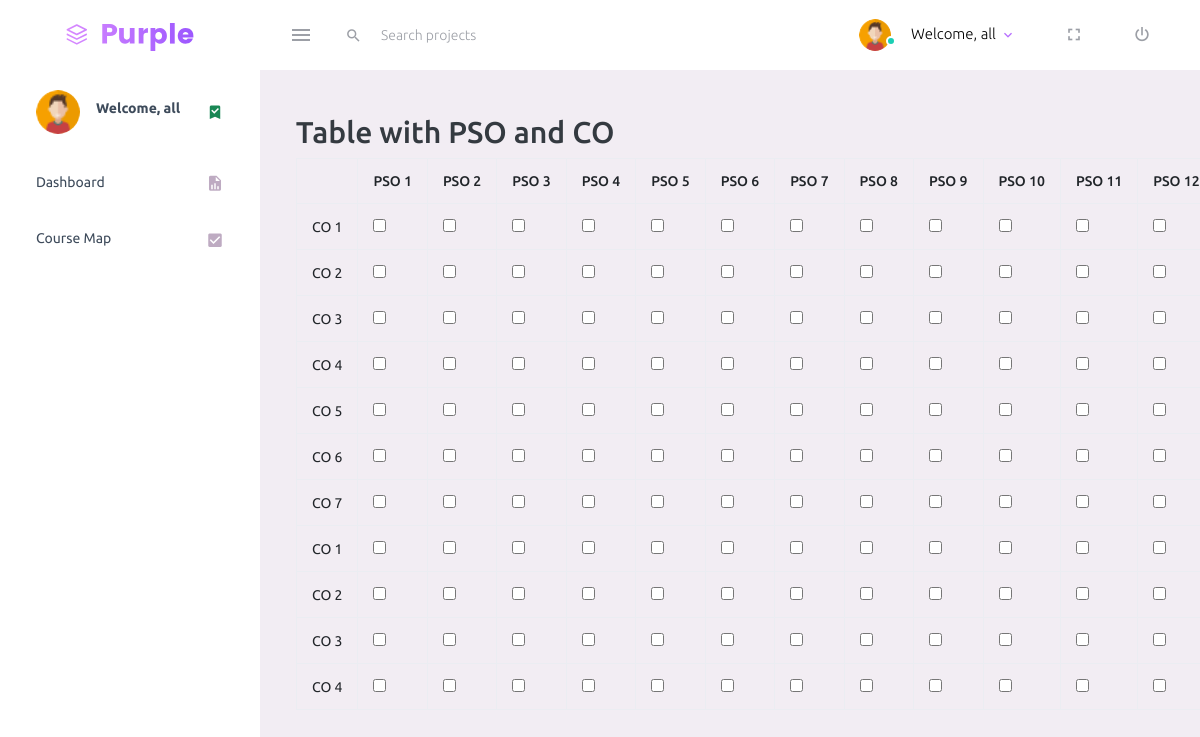
The page /result on the database its author committed.
### techapp/models.py (models this page shows, shortened)
class Programme_Specific_Outcome(models.Model):
    code = models.CharField(max_length=6)
    description = models.TextField(unique=True)
    department = models.ForeignKey(Department, on_delete=models.CASCADE)

class Course_Outcome(models.Model):
    code = models.CharField(max_length=5)
    description = models.TextField()
    course = models.ForeignKey(Course, on_delete=models.CASCADE)

### techapp/views.py (the view)
# urls.py: path('result', views.result, name='result'),
def result(request):
    pso = Programme_Specific_Outcome.objects.all()
    co = Course_Outcome.objects.all()
    context = {
        'program_specific_outcomes': pso,
        'course_outcomes': co,
    }
    return render(request, 'result.html', context)

### template/result.html (shortened to what this page needs)
{% load static %}
<!DOCTYPE html>
<html lang="en">
<head>
    <link rel="stylesheet" href="{% static 'assets/vendors/mdi/css/materialdesignicons.min.css' %}">
    <link rel="stylesheet" href="{% static 'assets/vendors/css/vendor.bundle.base.css' %}">
    <link rel="stylesheet" href="{% static 'assets/css/style.css' %}">
</head>
<body>
    {% include 'PurpleTemplate/partials/_navbar.html' %}
    <div class="container-fluid page-body-wrapper">
        {% include 'PurpleTemplate/partials/_sidebar.html' %}
        <div class="main-panel">
            <div class="content-wrapper">
                <div class="table-responsive-sm table-responsive-md">
                    <h2>Table with PSO and CO</h2>
                    <table class="table table-bordered">
                        <thead>
                            <tr>
                                <th></th>
                                {% for pso in program_specific_outcomes %}
                                <th> {{ pso.code }}</th>
                                {% endfor %}
                            </tr>
                        </thead>
                        <tbody>
                            {% for co in course_outcomes %}
                            <tr>
                                <td>{{ co.code }}</td>
                                {% for pso in program_specific_outcomes %}
                                <td>
                                    <input type="checkbox" name="checkbox_{{ co.id }}_{{ pso.id }}">
                                </td>
                                {% endfor %}
                            </tr>
                            {% endfor %}
                        </tbody>
                    </table>
                </div>
            </div>
        </div>
    </div>
</body>
</html>

### template/PurpleTemplate/partials/_navbar.html (shortened to what this page needs)
{% load static %}
<nav class="navbar default-layout-navbar col-lg-12 col-12 p-0 fixed-top d-flex flex-row">
  <div class="text-center navbar-brand-wrapper d-flex align-items-center justify-content-center">
    <a class="navbar-brand brand-logo" href="index"><img src="{% static 'assets/images/logo.svg' %}" alt="logo" /></a>
  </div>
  <div class="navbar-menu-wrapper d-flex align-items-stretch">
    <button class="navbar-toggler navbar-toggler align-self-center" type="button" data-toggle="minimize">
      <span class="mdi mdi-menu"></span>
    </button>
    <div class="search-field d-none d-md-block">
      <form class="d-flex align-items-center h-100" action="#">
        <div class="input-group">
          <div class="input-group-prepend bg-transparent">
            <i class="input-group-text border-0 mdi mdi-magnify"></i>
          </div>
          <input type="text" class="form-control bg-transparent border-0" placeholder="Search projects">
        </div>
      </form>
    </div>
    <ul class="navbar-nav navbar-nav-right">
      <li class="nav-item nav-profile dropdown">
        <a class="nav-link dropdown-toggle" id="profileDropdown" href="#" data-bs-toggle="dropdown"
          aria-expanded="false">
          <div class="nav-profile-img">
            <img src="{% static 'assets/images/faces-clipart/pic-4.png' %}" alt="image">
            <span class="availability-status online"></span>
          </div>
          <div class="nav-profile-text">
            <p class="mb-1 text-black">
              {% if user.is_authenticated %}
              {{user.username.capitalize}}
              {% else %}
              Welcome, all
              {% endif %}
            </p>
          </div>
        </a>
      </li>
      <li class="nav-item d-none d-lg-block full-screen-link">
        <a class="nav-link">
          <i class="mdi mdi-fullscreen" id="fullscreen-button"></i>
        </a>
      </li>
      <li class="nav-item nav-logout d-none d-lg-block">
        <a class="nav-link" href="#">
          <i class="mdi mdi-power"></i>
        </a>
      </li>
    </ul>
  </div>
</nav>

### template/PurpleTemplate/partials/_sidebar.html (shortened to what this page needs)
{% load static %}
<nav class="sidebar sidebar-offcanvas" id="sidebar">
  <ul class="nav">
    <li class="nav-item nav-profile">
      <a href="#" class="nav-link">
        <div class="nav-profile-image">
          <img src="{% static 'assets/images/faces-clipart/pic-4.png' %}" alt="profile">
        </div>
        <div class="nav-profile-text d-flex flex-column">
          <span class="font-weight-bold mb-2">
            {% if user.is_authenticated %}
            {{user.username.upper}}
            {% else %}
            Welcome, all
            {% endif %}
          </span>
        </div>
        <i class="mdi mdi-bookmark-check text-success nav-profile-badge"></i>
      </a>
    </li>
    <li class="nav-item">
      <a class="nav-link" href="{% url 'index' %}">
        <span class="menu-title">Dashboard</span>
        <i class="mdi mdi-file-chart menu-icon"></i>
      </a>
    </li>
    <li class="nav-item">
      <a class="nav-link" href="{% url 'maps' %}">
        <span class="menu-title">Course Map</span>
        <i class="mdi mdi-checkbox-marked menu-icon"></i>
      </a>
    </li>
  </ul>
</nav>

### rows shown on the page
Programme_Specific_Outcome: code "PSO 1"
Programme_Specific_Outcome: code "PSO 2"
Programme_Specific_Outcome: code "PSO 3"
Programme_Specific_Outcome: code "PSO 4"
Programme_Specific_Outcome: code "PSO 5"
Programme_Specific_Outcome: code "PSO 6"
Programme_Specific_Outcome: code "PSO 7"
Programme_Specific_Outcome: code "PSO 8"
Programme_Specific_Outcome: code "PSO 9"
Programme_Specific_Outcome: code "PSO 10"
Programme_Specific_Outcome: code "PSO 11"
Programme_Specific_Outcome: code "PSO 12"
Course_Outcome: code "CO 1"
Course_Outcome: code "CO 2"
Course_Outcome: code "CO 3"
Course_Outcome: code "CO 4"
Course_Outcome: code "CO 5"
Course_Outcome: code "CO 6"
Course_Outcome: code "CO 7"
Course_Outcome: code "CO 1"
Course_Outcome: code "CO 2"
Course_Outcome: code "CO 3"
Course_Outcome: code "CO 4"
